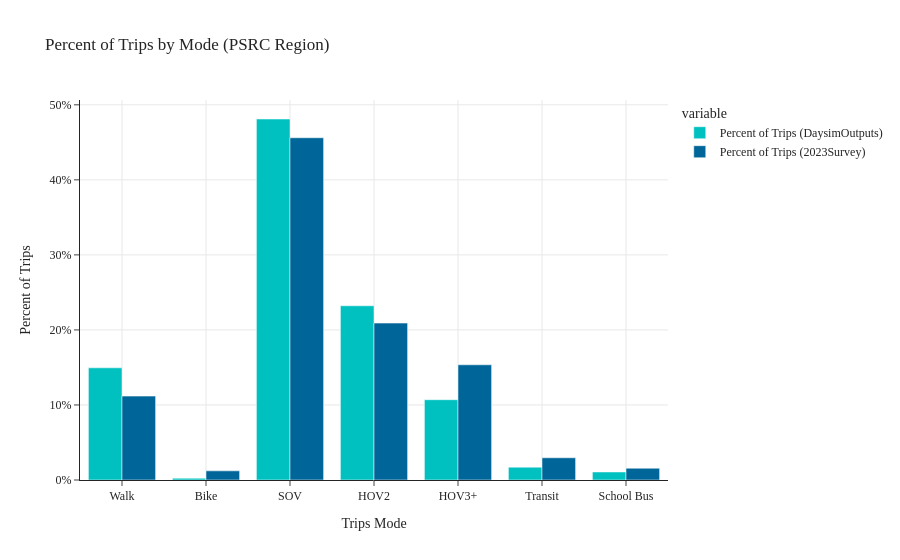

Notebook source saved alongside this figure:
### Code cell
pc_trip_by_mode(data1=data_daysim, data2=data_survey, tag='PSRC Region')

### Figure 1 — Plotly figure (JSON) as saved in the notebook; plotly's stock layout.template omitted (floating-point values rounded to 4 significant figures)
{"data": [{"alignmentgroup": "True", "hovertemplate": "variable=Percent of Trips (DaysimOutputs)<br>Trips Mode=%{x}<br>value=%{y}<extra></extra>", "legendgroup": "Percent of Trips (DaysimOutputs)", "marker": {"color": "#00C0C0", "pattern": {"shape": ""}}, "name": "Percent of Trips (DaysimOutputs)", "offsetgroup": "Percent of Trips (DaysimOutputs)", "orientation": "v", "showlegend": true, "textposition": "auto", "type": "bar", "x": ["Walk", "Bike", "SOV", "HOV2", "HOV3+", "Transit", "School Bus"], "xaxis": "x", "y": [14.95, 0.24, 48.11, 23.22, 10.7, 1.71, 1.07], "yaxis": "y"}, {"alignmentgroup": "True", "hovertemplate": "variable=Percent of Trips (2023Survey)<br>Trips Mode=%{x}<br>value=%{y}<extra></extra>", "legendgroup": "Percent of Trips (2023Survey)", "marker": {"color": "#006598", "pattern": {"shape": ""}}, "name": "Percent of Trips (2023Survey)", "offsetgroup": "Percent of Trips (2023Survey)", "orientation": "v", "showlegend": true, "textposition": "auto", "type": "bar", "x": ["Walk", "Bike", "SOV", "HOV2", "HOV3+", "Transit", "School Bus"], "xaxis": "x", "y": [11.18, 1.22, 45.61, 20.91, 15.35, 2.96, 1.57], "yaxis": "y"}], "layout": {"barmode": "group", "legend": {"title": {"text": "variable"}, "tracegroupgap": 0}, "title": {"text": "Percent of Trips by Mode (PSRC Region)"}, "xaxis": {"anchor": "y", "domain": [0.0, 1.0], "showgrid": true, "title": {"text": "Trips Mode"}}, "yaxis": {"anchor": "x", "domain": [0.0, 1.0], "showgrid": true, "ticksuffix": "%", "title": {"text": "Percent of Trips"}}}}
